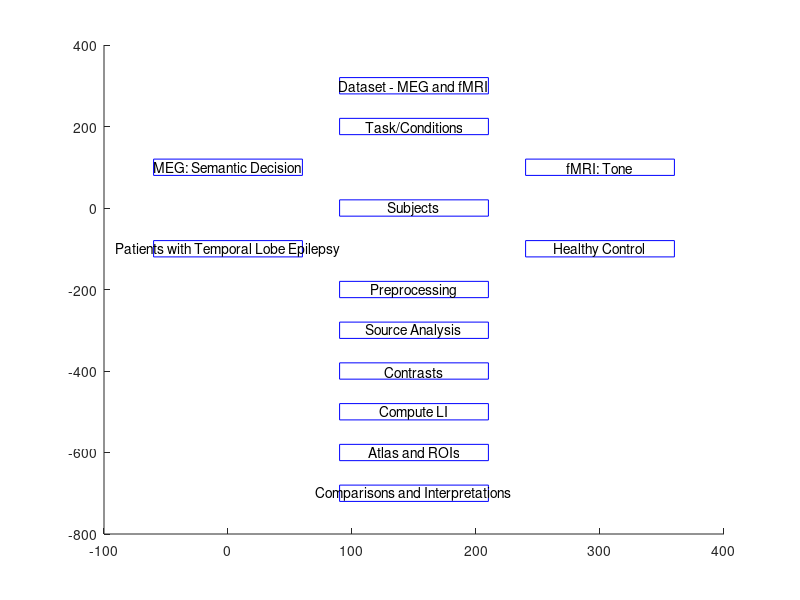

Reproduce this figure in MATLAB. (Note: this script raises an error after producing the figure.)
function create_flowchart()
    figure;
    hold on;
    
    % Define positions
    boxWidth = 120;
    boxHeight = 40;
    verticalSpacing = 100;
    horizontalSpacing = 150;
    
    % Node positions
    positions = [
        1, 3; % Start
        1, 2; % Task/Conditions
        0, 1; % MEG
        2, 1; % fMRI
        1, 0; % Subjects
        0, -1; % Patients
        2, -1; % Control
        1, -2; % Preprocessing
        1, -3; % Source Analysis
        1, -4; % Contrasts
        1, -5; % Compute LI
        1, -6; % Atlas and ROIs
        1, -7; % Comparisons and Interpretations
];
    
    % Scale positions
    positions(:, 1) = positions(:, 1) * horizontalSpacing;
    positions(:, 2) = positions(:, 2) * verticalSpacing;
    
    % Node labels
    labels = {
        'Dataset - MEG and fMRI', 'Task/Conditions', 'MEG: Semantic Decision', 'fMRI: Tone', ...
        'Subjects', 'Patients with Temporal Lobe Epilepsy', 'Healthy Control', 'Preprocessing', ...
        'Source Analysis', 'Contrasts', 'Compute LI', 'Atlas and ROIs', ...
        'Comparisons and Interpretations', ...
    };
    
    % Draw nodes
    for i = 1:length(labels)
        drawNode(positions(i, 1), positions(i, 2), boxWidth, boxHeight, labels{i});
    end
    
    % Draw connections
    drawArrow([positions(1, :); positions(2, :)]);
    drawArrow([positions(2, :); positions(3, :)]);
    drawArrow([positions(2, :); positions(4, :)]);
    drawArrow([positions(3, :); positions(5, :)]);
    drawArrow([positions(4, :); positions(5, :)]);
    drawArrow([positions(5, :); positions(6, :)]);
    drawArrow([positions(5, :); positions(7, :)]);
    drawArrow([positions(6, :); positions(8, :)]);
    drawArrow([positions(7, :); positions(8, :)]);
    drawArrow([positions(8, :); positions(9, :)]);
    drawArrow([positions(9, :); positions(10, :)]);
    drawArrow([positions(10, :); positions(11, :)]);
    drawArrow([positions(11, :); positions(12, :)]);
    drawArrow([positions(12, :); positions(13, :)]);
    drawArrow([positions(13, :); positions(14, :)]);
    
    hold off;
    axis equal;
    axis off;
end

function drawNode(x, y, width, height, label)
    rectangle('Position', [x-width/2, y-height/2, width, height], 'EdgeColor', 'b');
    text(x, y, label, 'HorizontalAlignment', 'center');
end

function drawArrow(pos)
    line(pos(:, 1), pos(:, 2), 'Color', 'k', 'LineWidth', 2, 'Marker', '>', 'MarkerIndices', [2]);
end
